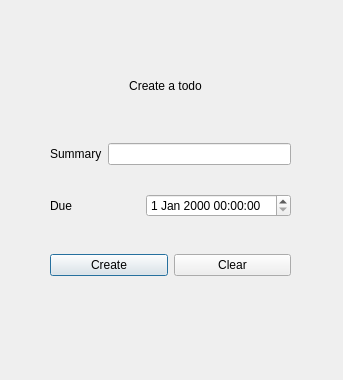
<?xml version="1.0" encoding="UTF-8"?>
<ui version="4.0">
 <class>createTodo</class>
 <widget class="QDialog" name="createTodo">
  <property name="geometry">
   <rect>
    <x>0</x>
    <y>0</y>
    <width>343</width>
    <height>380</height>
   </rect>
  </property>
  <property name="windowTitle">
   <string>createTodo</string>
  </property>
  <widget class="QWidget" name="layoutWidget">
   <property name="geometry">
    <rect>
     <x>50</x>
     <y>120</y>
     <width>241</width>
     <height>121</height>
    </rect>
   </property>
   <layout class="QVBoxLayout" name="verticalLayout">
    <item>
     <layout class="QHBoxLayout" name="horizontalLayout_5">
      <item>
       <widget class="QLabel" name="label_5">
        <property name="styleSheet">
         <string notr="true">font: 12pt &quot;Sans Serif&quot;;</string>
        </property>
        <property name="text">
         <string>Summary</string>
        </property>
       </widget>
      </item>
      <item>
       <widget class="QLineEdit" name="lineEdit_summary">
        <property name="enabled">
         <bool>true</bool>
        </property>
       </widget>
      </item>
     </layout>
    </item>
    <item>
     <layout class="QHBoxLayout" name="horizontalLayout_2">
      <item>
       <widget class="QLabel" name="label_2">
        <property name="styleSheet">
         <string notr="true">font: 12pt &quot;Sans Serif&quot;;</string>
        </property>
        <property name="text">
         <string>Due</string>
        </property>
       </widget>
      </item>
      <item>
       <widget class="QDateTimeEdit" name="dateTimeEdit_dueDate"/>
      </item>
     </layout>
    </item>
   </layout>
  </widget>
  <widget class="QWidget" name="layoutWidget_2">
   <property name="geometry">
    <rect>
     <x>50</x>
     <y>240</y>
     <width>241</width>
     <height>51</height>
    </rect>
   </property>
   <layout class="QHBoxLayout" name="horizontalLayout">
    <item>
     <widget class="QPushButton" name="createTodo_2">
      <property name="text">
       <string>Create</string>
      </property>
     </widget>
    </item>
    <item>
     <widget class="QPushButton" name="pushButton_clear">
      <property name="text">
       <string>Clear</string>
      </property>
     </widget>
    </item>
   </layout>
  </widget>
  <widget class="QLabel" name="label">
   <property name="geometry">
    <rect>
     <x>70</x>
     <y>60</y>
     <width>191</width>
     <height>51</height>
    </rect>
   </property>
   <property name="styleSheet">
    <string notr="true">font: 16pt &quot;Sans Serif&quot;;</string>
   </property>
   <property name="text">
    <string>Create a todo</string>
   </property>
   <property name="alignment">
    <set>Qt::AlignCenter</set>
   </property>
  </widget>
 </widget>
 <resources/>
 <connections/>
</ui>
